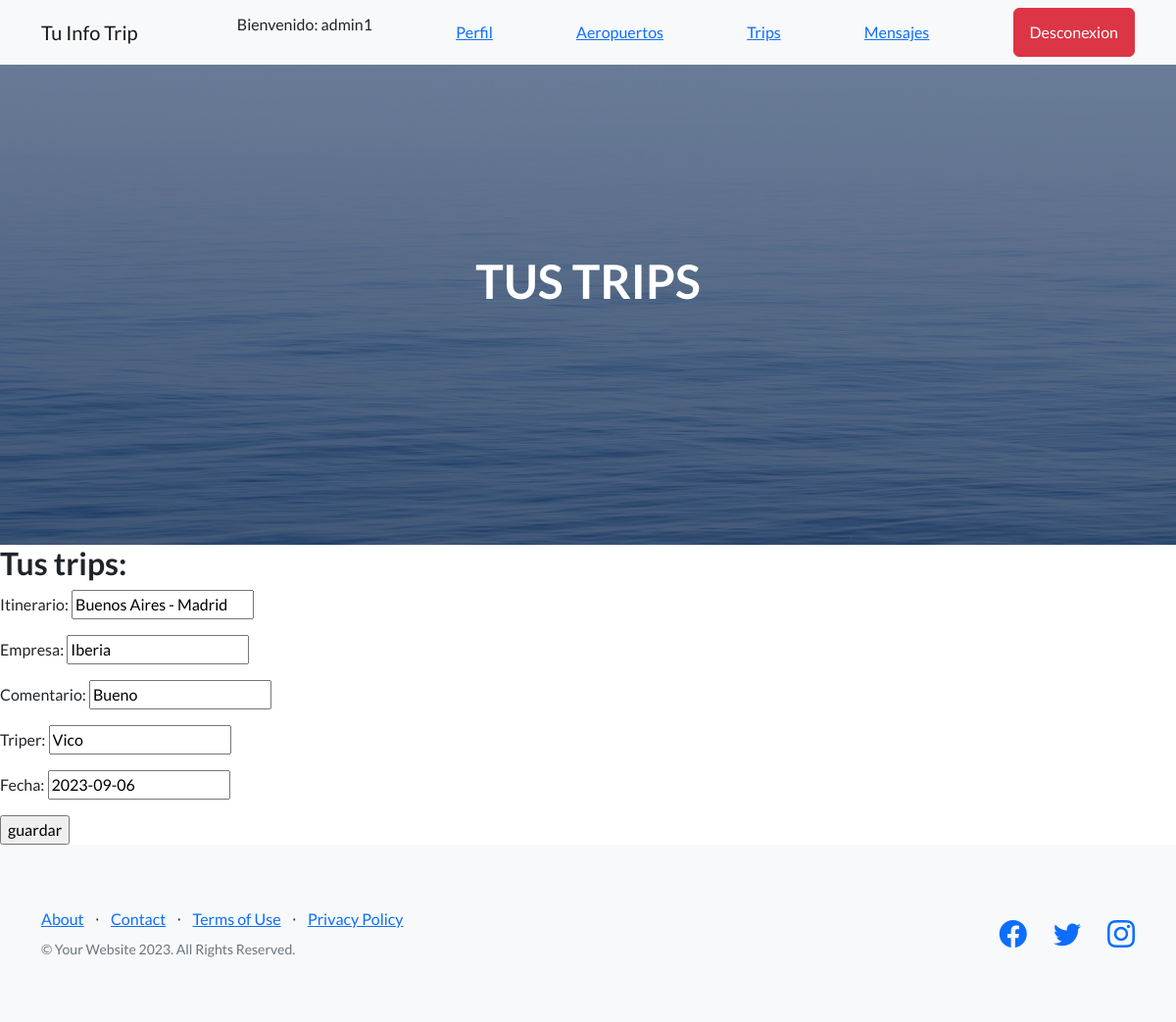
Screenshot of /AppBlog/trip/editar/1 (signed in) with the database file from the repository.
### AppBlog/models.py (models this page shows, shortened)
class Trip(models.Model):
    itinerario=models.CharField(max_length=50)
    empresa=models.CharField(max_length=50)
    comentario=models.CharField(max_length=500)
    triper=models.CharField(max_length=50, null=True)
    fecha=models.DateField(default=date.today)

### AppBlog/views.py (the view)
# urls.py: path('trip/editar/<pk>', TripUpdate.as_view(), name="trip_editar"),
class TripUpdate(LoginRequiredMixin, UpdateView):
    model= Trip
    success_url= reverse_lazy("trip_list")
    fields=['itinerario', 'empresa', 'comentario', 'triper', 'fecha']

### AppBlog/templates/AppBlog/trip_form.html
{% extends "AppBlog/padre.html" %}
{% load static %}
{% block titulo %} TUS TRIPS {% endblock %}
{% block contenido_que_cambia %}
<h2>Tus trips:</h2>
<form method="POST">{% csrf_token %}
    {{ form.as_p }}
    <input type="submit" value="guardar">
</form>
{% endblock %}

### AppBlog/templates/AppBlog/padre.html (shortened to what this page needs)
<!DOCTYPE html>
<html lang="en">
    <head>
        {% load static %}
        <link href="https://cdn.jsdelivr.net/npm/bootstrap-icons@1.5.0/font/bootstrap-icons.css" rel="stylesheet" type="text/css" />
        <link href="{% static 'AppBlog/css/styles.css' %}" rel="stylesheet" />
    </head>
    <body>
        <nav class="navbar navbar-light bg-light static-top">
            <div class="container">
                <a class="navbar-brand" href="{% url 'inicio' %}">Tu Info Trip</a>
                {% if user.is_authenticated %}
                <p> Bienvenido: {{ user.username }}</p>
                <a class="text-primary" href="{% url 'ver_perfil' %}">Perfil</a>
                <a class="text-primary" href="{% url 'aeropuertos' %}">Aeropuertos</a>
                <a class="text-primary" href="{% url 'trip_list' %}">Trips</a>
                <a class="text-primary" href="{% url 'enviar_mensaje' %}">Mensajes</a>
                <a class="btn btn-danger" href="{% url 'logout' %}">Desconexion</a>
                {% else %}
                <a class="btn btn-success" href="{% url 'login' %}">Ingresar</a>
                <a class="btn btn-secondary"href="{% url 'register' %}">Registrarse</a>
                {% endif %}
            </div>
        </nav>
        <header class="masthead">
            <div class="container position-relative">
                <div class="row justify-content-center">
                    <div class="col-xl-6">
                        <div class="text-center text-white">
                            <h1 class="mb-5">{% block titulo %} {% endblock%}</h1>
                        </div>
                    </div>
                </div>
            </div>
        </header>
        {% block contenido_que_cambia %}
        {% endblock %}
        <footer class="footer bg-light">
            <div class="container">
                <div class="row">
                    <div class="col-lg-6 h-100 text-center text-lg-start my-auto">
                        <ul class="list-inline mb-2">
                            <li class="list-inline-item"><a href="#!">About</a></li>
                            <li class="list-inline-item">⋅</li>
                            <li class="list-inline-item"><a href="#!">Contact</a></li>
                            <li class="list-inline-item">⋅</li>
                            <li class="list-inline-item"><a href="#!">Terms of Use</a></li>
                            <li class="list-inline-item">⋅</li>
                            <li class="list-inline-item"><a href="#!">Privacy Policy</a></li>
                        </ul>
                        <p class="text-muted small mb-4 mb-lg-0">&copy; Your Website 2023. All Rights Reserved.</p>
                    </div>
                    <div class="col-lg-6 h-100 text-center text-lg-end my-auto">
                        <ul class="list-inline mb-0">
                            <li class="list-inline-item me-4">
                                <a href="#!"><i class="bi-facebook fs-3"></i></a>
                            </li>
                            <li class="list-inline-item me-4">
                                <a href="#!"><i class="bi-twitter fs-3"></i></a>
                            </li>
                            <li class="list-inline-item">
                                <a href="#!"><i class="bi-instagram fs-3"></i></a>
                            </li>
                        </ul>
                    </div>
                </div>
            </div>
        </footer>
    </body>
</html>

### rows the page displays
Trip: itinerario "Buenos Aires - Madrid", empresa "Iberia", comentario "Bueno", triper "Vico", fecha "2023-09-06"

### other values shown
{{ user.username }} "admin1"
